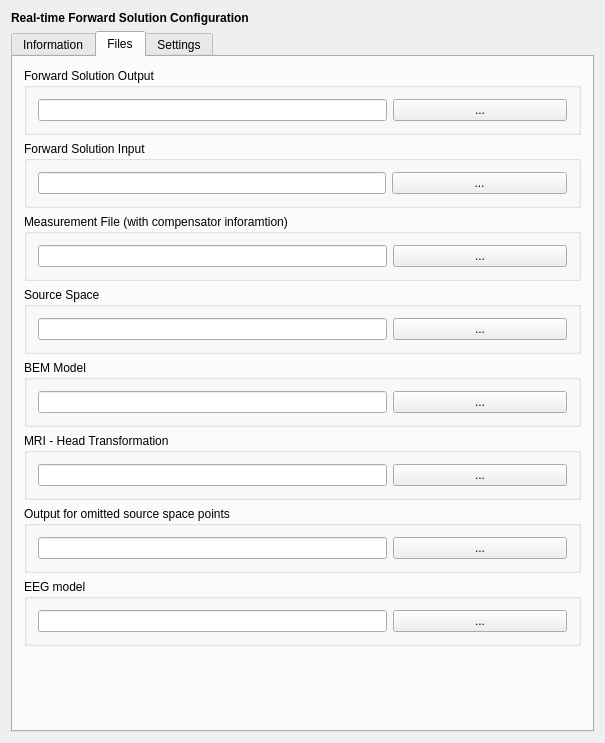
<?xml version="1.0" encoding="UTF-8"?>
<ui version="4.0">
 <class>RtFwdSetupWidgetClass</class>
 <widget class="QWidget" name="RtFwdSetupWidgetClass">
  <property name="geometry">
   <rect>
    <x>0</x>
    <y>0</y>
    <width>603</width>
    <height>743</height>
   </rect>
  </property>
  <property name="windowTitle">
   <string>DummySetupWidget</string>
  </property>
  <layout class="QVBoxLayout" name="verticalLayout_4">
   <item>
    <widget class="QLabel" name="m_qLabel_Headline">
     <property name="font">
      <font>
       <weight>75</weight>
       <bold>true</bold>
      </font>
     </property>
     <property name="text">
      <string>Real-time Forward Solution Configuration</string>
     </property>
    </widget>
   </item>
   <item>
    <widget class="QTabWidget" name="tabWidget">
     <property name="sizePolicy">
      <sizepolicy hsizetype="Maximum" vsizetype="Expanding">
       <horstretch>0</horstretch>
       <verstretch>0</verstretch>
      </sizepolicy>
     </property>
     <property name="toolTip">
      <string>&lt;html&gt;&lt;head/&gt;&lt;body&gt;&lt;p&gt;s&lt;/p&gt;&lt;/body&gt;&lt;/html&gt;</string>
     </property>
     <property name="currentIndex">
      <number>1</number>
     </property>
     <widget class="QWidget" name="Information">
      <attribute name="title">
       <string>Information</string>
      </attribute>
      <layout class="QVBoxLayout" name="verticalLayout">
       <item>
        <widget class="QTextBrowser" name="m_qTextBrowser_Information">
         <property name="html">
          <string>&lt;!DOCTYPE HTML PUBLIC &quot;-//W3C//DTD HTML 4.0//EN&quot; &quot;http://www.w3.org/TR/REC-html40/strict.dtd&quot;&gt;
&lt;html&gt;&lt;head&gt;&lt;meta name=&quot;qrichtext&quot; content=&quot;1&quot; /&gt;&lt;style type=&quot;text/css&quot;&gt;
p, li { white-space: pre-wrap; }
&lt;/style&gt;&lt;/head&gt;&lt;body style=&quot; font-family:'Ubuntu'; font-size:11pt; font-weight:400; font-style:normal;&quot;&gt;
&lt;p style=&quot; margin-top:0px; margin-bottom:0px; margin-left:0px; margin-right:0px; -qt-block-indent:0; text-indent:0px;&quot;&gt;&lt;span style=&quot; font-family:'MS Shell Dlg 2'; font-size:8pt; font-weight:600;&quot;&gt;Description:&lt;/span&gt;&lt;/p&gt;
&lt;p style=&quot; margin-top:0px; margin-bottom:0px; margin-left:0px; margin-right:0px; -qt-block-indent:0; text-indent:0px;&quot;&gt;&lt;span style=&quot; font-family:'MS Shell Dlg 2'; font-size:8pt;&quot;&gt;This plugin calculates a forward solution for a given BEM model and source space. The forward solution can be updated to a new head position, once connected to the HPI plugin.&lt;/span&gt;&lt;/p&gt;
&lt;p style=&quot;-qt-paragraph-type:empty; margin-top:0px; margin-bottom:0px; margin-left:0px; margin-right:0px; -qt-block-indent:0; text-indent:0px; font-family:'MS Shell Dlg 2'; font-size:8pt;&quot;&gt;&lt;br /&gt;&lt;/p&gt;
&lt;p style=&quot; margin-top:0px; margin-bottom:0px; margin-left:0px; margin-right:0px; -qt-block-indent:0; text-indent:0px;&quot;&gt;&lt;span style=&quot; font-family:'MS Shell Dlg 2'; font-size:8pt; font-weight:600;&quot;&gt;How to setup this plugin?&lt;/span&gt;&lt;/p&gt;
&lt;p style=&quot; margin-top:0px; margin-bottom:0px; margin-left:0px; margin-right:0px; -qt-block-indent:0; text-indent:0px;&quot;&gt;&lt;span style=&quot; font-family:'MS Shell Dlg 2'; font-size:8pt;&quot;&gt;1. Load the minimum required files (bem model, source space, measurement file ).&lt;/span&gt;&lt;/p&gt;
&lt;p style=&quot; margin-top:0px; margin-bottom:0px; margin-left:0px; margin-right:0px; -qt-block-indent:0; text-indent:0px;&quot;&gt;&lt;span style=&quot; font-family:'MS Shell Dlg 2'; font-size:8pt;&quot;&gt;2. Specify the settings for your forward solution. At minimum compute MEG or EEG.&lt;/span&gt;&lt;/p&gt;
&lt;p style=&quot;-qt-paragraph-type:empty; margin-top:0px; margin-bottom:0px; margin-left:0px; margin-right:0px; -qt-block-indent:0; text-indent:0px; font-family:'MS Shell Dlg 2'; font-size:8pt;&quot;&gt;&lt;br /&gt;&lt;/p&gt;
&lt;p style=&quot; margin-top:0px; margin-bottom:0px; margin-left:0px; margin-right:0px; -qt-block-indent:0; text-indent:0px;&quot;&gt;&lt;span style=&quot; font-family:'MS Shell Dlg 2'; font-size:8pt; font-weight:600;&quot;&gt;How to control this plugin during the measurement?&lt;/span&gt;&lt;/p&gt;
&lt;p style=&quot; margin-top:0px; margin-bottom:0px; margin-left:0px; margin-right:0px; -qt-block-indent:0; text-indent:0px;&quot;&gt;&lt;span style=&quot; font-family:'MS Shell Dlg 2'; font-size:8pt;&quot;&gt;All control elements can be found in the QuickControlView's Forward Solution tab. Here you can choose if you want to recompute while connected to the Hpi plugin &lt;/span&gt;&lt;/p&gt;
&lt;p style=&quot;-qt-paragraph-type:empty; margin-top:0px; margin-bottom:0px; margin-left:0px; margin-right:0px; -qt-block-indent:0; text-indent:0px; font-family:'MS Shell Dlg 2'; font-size:8pt;&quot;&gt;&lt;br /&gt;&lt;/p&gt;
&lt;p style=&quot; margin-top:0px; margin-bottom:0px; margin-left:0px; margin-right:0px; -qt-block-indent:0; text-indent:0px;&quot;&gt;&lt;span style=&quot; font-family:'MS Shell Dlg 2'; font-size:8pt; font-weight:600;&quot;&gt;Input data type:&lt;/span&gt;&lt;/p&gt;
&lt;p style=&quot; margin-top:0px; margin-bottom:0px; margin-left:0px; margin-right:0px; -qt-block-indent:0; text-indent:0px;&quot;&gt;&lt;span style=&quot; font-family:'MS Shell Dlg 2'; font-size:8pt;&quot;&gt;This plugin needs a FiffInfo which can be provided by a sensor or hpi plugin. It also allows hpi fitting results for head position updates from the hpi plugin.&lt;/span&gt;&lt;/p&gt;
&lt;p style=&quot;-qt-paragraph-type:empty; margin-top:0px; margin-bottom:0px; margin-left:0px; margin-right:0px; -qt-block-indent:0; text-indent:0px; font-family:'MS Shell Dlg 2'; font-size:8pt;&quot;&gt;&lt;br /&gt;&lt;/p&gt;
&lt;p style=&quot; margin-top:0px; margin-bottom:0px; margin-left:0px; margin-right:0px; -qt-block-indent:0; text-indent:0px;&quot;&gt;&lt;span style=&quot; font-family:'MS Shell Dlg 2'; font-size:8pt; font-weight:600;&quot;&gt;Output data type:&lt;/span&gt;&lt;/p&gt;
&lt;p style=&quot; margin-top:0px; margin-bottom:0px; margin-left:0px; margin-right:0px; -qt-block-indent:0; text-indent:0px;&quot;&gt;&lt;span style=&quot; font-family:'MS Shell Dlg 2'; font-size:8pt;&quot;&gt;This plugin provides a forward solution, which can be clustered if required.&lt;/span&gt;&lt;/p&gt;&lt;/body&gt;&lt;/html&gt;</string>
         </property>
        </widget>
       </item>
      </layout>
     </widget>
     <widget class="QWidget" name="Files">
      <attribute name="title">
       <string>Files</string>
      </attribute>
      <layout class="QVBoxLayout" name="verticalLayout_2" stretch="0,0,0,0,0,0,0,0,0">
       <property name="bottomMargin">
        <number>9</number>
       </property>
       <item>
        <widget class="QGroupBox" name="m_qGroupBox_Sol">
         <property name="title">
          <string>Forward Solution Output</string>
         </property>
         <property name="flat">
          <bool>false</bool>
         </property>
         <layout class="QGridLayout" name="m_qGridLayout_Fwd">
          <item row="0" column="2">
           <widget class="QPushButton" name="m_qPushButton_SolNameDialog">
            <property name="text">
             <string>...</string>
            </property>
           </widget>
          </item>
          <item row="0" column="0" colspan="2">
           <widget class="QLineEdit" name="m_qLineEdit_SolName">
            <property name="minimumSize">
             <size>
              <width>140</width>
              <height>0</height>
             </size>
            </property>
            <property name="text">
             <string/>
            </property>
           </widget>
          </item>
         </layout>
        </widget>
       </item>
       <item>
        <widget class="QGroupBox" name="m_qGroupBox_InputSol">
         <property name="title">
          <string>Forward Solution Input</string>
         </property>
         <layout class="QGridLayout" name="gridLayout_2">
          <item row="0" column="0">
           <widget class="QLineEdit" name="m_qLineEdit_InputSolName">
            <property name="minimumSize">
             <size>
              <width>140</width>
              <height>0</height>
             </size>
            </property>
           </widget>
          </item>
          <item row="0" column="1">
           <widget class="QPushButton" name="m_qPushButton_InputSolNameDialog">
            <property name="minimumSize">
             <size>
              <width>175</width>
              <height>0</height>
             </size>
            </property>
            <property name="text">
             <string>...</string>
            </property>
           </widget>
          </item>
         </layout>
        </widget>
       </item>
       <item>
        <widget class="QGroupBox" name="m_qGroupBox_Meas">
         <property name="title">
          <string>Measurement File (with compensator inforamtion)</string>
         </property>
         <property name="flat">
          <bool>false</bool>
         </property>
         <layout class="QGridLayout" name="m_qGridLayout_Fwd_8">
          <item row="0" column="0" colspan="2">
           <widget class="QLineEdit" name="m_qLineEdit_MeasName">
            <property name="minimumSize">
             <size>
              <width>140</width>
              <height>0</height>
             </size>
            </property>
            <property name="text">
             <string/>
            </property>
           </widget>
          </item>
          <item row="0" column="2">
           <widget class="QPushButton" name="m_qPushButton_MeasNameDialog">
            <property name="text">
             <string>...</string>
            </property>
           </widget>
          </item>
         </layout>
        </widget>
       </item>
       <item>
        <widget class="QGroupBox" name="m_qGroupBox_Source">
         <property name="title">
          <string>Source Space</string>
         </property>
         <property name="flat">
          <bool>false</bool>
         </property>
         <layout class="QGridLayout" name="m_qGridLayout_Fwd_2">
          <item row="0" column="0" colspan="2">
           <widget class="QLineEdit" name="m_qLineEdit_SourceName">
            <property name="minimumSize">
             <size>
              <width>140</width>
              <height>0</height>
             </size>
            </property>
           </widget>
          </item>
          <item row="0" column="2">
           <widget class="QPushButton" name="m_qPushButton_SourceNameDialog">
            <property name="text">
             <string>...</string>
            </property>
           </widget>
          </item>
         </layout>
        </widget>
       </item>
       <item>
        <widget class="QGroupBox" name="m_qGroupBox_Bem">
         <property name="title">
          <string>BEM Model</string>
         </property>
         <property name="flat">
          <bool>false</bool>
         </property>
         <layout class="QGridLayout" name="m_qGridLayout_Fwd_3">
          <item row="0" column="2">
           <widget class="QPushButton" name="m_qPushButton_BemNameDialog">
            <property name="text">
             <string>...</string>
            </property>
           </widget>
          </item>
          <item row="0" column="0" colspan="2">
           <widget class="QLineEdit" name="m_qLineEdit_BemName">
            <property name="minimumSize">
             <size>
              <width>140</width>
              <height>0</height>
             </size>
            </property>
           </widget>
          </item>
         </layout>
        </widget>
       </item>
       <item>
        <widget class="QGroupBox" name="m_qGroupBox_Mri">
         <property name="title">
          <string>MRI - Head Transformation</string>
         </property>
         <property name="flat">
          <bool>false</bool>
         </property>
         <layout class="QGridLayout" name="m_qGridLayout_Fwd_4">
          <item row="0" column="0" colspan="2">
           <widget class="QLineEdit" name="m_qLineEdit_MriName">
            <property name="minimumSize">
             <size>
              <width>140</width>
              <height>0</height>
             </size>
            </property>
           </widget>
          </item>
          <item row="0" column="2">
           <widget class="QPushButton" name="m_qPushButton_MriNameDialog">
            <property name="text">
             <string>...</string>
            </property>
           </widget>
          </item>
         </layout>
        </widget>
       </item>
       <item>
        <widget class="QGroupBox" name="m_qGroupBox_MinDistOut">
         <property name="title">
          <string>Output for omitted source space points</string>
         </property>
         <property name="flat">
          <bool>false</bool>
         </property>
         <layout class="QGridLayout" name="m_qGridLayout_Fwd_5">
          <item row="0" column="0" colspan="2">
           <widget class="QLineEdit" name="m_qLineEdit_MinDistName">
            <property name="minimumSize">
             <size>
              <width>140</width>
              <height>0</height>
             </size>
            </property>
           </widget>
          </item>
          <item row="0" column="2">
           <widget class="QPushButton" name="m_qPushButton_MinDistOutDialog">
            <property name="text">
             <string>...</string>
            </property>
           </widget>
          </item>
         </layout>
        </widget>
       </item>
       <item>
        <widget class="QGroupBox" name="m_qGroupBox_EEGModel">
         <property name="title">
          <string>EEG model</string>
         </property>
         <property name="flat">
          <bool>false</bool>
         </property>
         <layout class="QGridLayout" name="m_qGridLayout_Fwd_7">
          <item row="0" column="0" colspan="2">
           <widget class="QLineEdit" name="m_qLineEdit_EEGModelFile">
            <property name="minimumSize">
             <size>
              <width>140</width>
              <height>0</height>
             </size>
            </property>
           </widget>
          </item>
          <item row="0" column="2">
           <widget class="QPushButton" name="m_qPushButton_EEGModelFileDialog">
            <property name="text">
             <string>...</string>
            </property>
           </widget>
          </item>
         </layout>
        </widget>
       </item>
       <item>
        <spacer name="verticalSpacer">
         <property name="orientation">
          <enum>Qt::Vertical</enum>
         </property>
         <property name="sizeHint" stdset="0">
          <size>
           <width>557</width>
           <height>19</height>
          </size>
         </property>
        </spacer>
       </item>
      </layout>
     </widget>
     <widget class="QWidget" name="Settings">
      <attribute name="title">
       <string>Settings</string>
      </attribute>
      <layout class="QVBoxLayout" name="verticalLayout_6">
       <item>
        <widget class="QCheckBox" name="m_check_bIncludeMeg">
         <property name="text">
          <string>Compute MEG Solution</string>
         </property>
        </widget>
       </item>
       <item>
        <widget class="QCheckBox" name="m_check_bIncludeEEG">
         <property name="text">
          <string>Compute EEG Solution</string>
         </property>
        </widget>
       </item>
       <item>
        <widget class="QCheckBox" name="m_check_bComputeGrad">
         <property name="text">
          <string>Compute Gradient Solution</string>
         </property>
        </widget>
       </item>
       <item>
        <widget class="QCheckBox" name="m_check_bFixedOri">
         <property name="text">
          <string>Fixed Orientation</string>
         </property>
        </widget>
       </item>
       <item>
        <widget class="QCheckBox" name="m_check_bAccurate">
         <property name="text">
          <string>Acurate</string>
         </property>
        </widget>
       </item>
       <item>
        <widget class="QCheckBox" name="m_check_bCoordframe">
         <property name="text">
          <string>Compute in MRI space (else Head space)</string>
         </property>
        </widget>
       </item>
       <item>
        <widget class="QCheckBox" name="m_check_bUseThreads">
         <property name="text">
          <string>Use threads</string>
         </property>
        </widget>
       </item>
       <item>
        <widget class="QCheckBox" name="m_check_bDoAll">
         <property name="text">
          <string>Calculate forward solution in all nodes</string>
         </property>
        </widget>
       </item>
       <item>
        <widget class="QCheckBox" name="m_check_bMriHeadIdent">
         <property name="text">
          <string>Identical head- and MRI- space</string>
         </property>
        </widget>
       </item>
       <item>
        <widget class="QCheckBox" name="m_check_bFilterSpaces">
         <property name="text">
          <string>Filter Source Spaces</string>
         </property>
        </widget>
       </item>
       <item>
        <widget class="QCheckBox" name="m_check_bScaleEegPos">
         <property name="text">
          <string>Scale Electrode Positions</string>
         </property>
        </widget>
       </item>
       <item>
        <widget class="QCheckBox" name="m_check_bUseEquivEeg">
         <property name="text">
          <string>Use equivalent source approach for EEG</string>
         </property>
        </widget>
       </item>
       <item>
        <widget class="QGroupBox" name="distance">
         <property name="title">
          <string>Minimum distance skull &lt;-&gt; source [mm]</string>
         </property>
         <layout class="QVBoxLayout" name="verticalLayout_3">
          <item>
           <widget class="QDoubleSpinBox" name="m_doubleSpinBox_dMinDist">
            <property name="decimals">
             <number>1</number>
            </property>
           </widget>
          </item>
         </layout>
        </widget>
       </item>
       <item>
        <widget class="QGroupBox" name="EegScalpRadius">
         <property name="title">
          <string>EEG scalp radius of sphere model [mm]</string>
         </property>
         <layout class="QVBoxLayout" name="verticalLayout_5">
          <item>
           <widget class="QDoubleSpinBox" name="m_doubleSpinBox_dEegSphereRad">
            <property name="decimals">
             <number>1</number>
            </property>
            <property name="maximum">
             <double>500.000000000000000</double>
            </property>
            <property name="singleStep">
             <double>1.000000000000000</double>
            </property>
           </widget>
          </item>
         </layout>
        </widget>
       </item>
       <item>
        <widget class="QGroupBox" name="EEGModelOrigin">
         <property name="title">
          <string>Sphere Model Origin (x,y,z) [mm]</string>
         </property>
         <layout class="QGridLayout" name="gridLayout">
          <item row="0" column="0">
           <widget class="QDoubleSpinBox" name="m_doubleSpinBox_dVecR0x">
            <property name="decimals">
             <number>1</number>
            </property>
            <property name="minimum">
             <double>-500.000000000000000</double>
            </property>
            <property name="maximum">
             <double>500.000000000000000</double>
            </property>
            <property name="singleStep">
             <double>1.000000000000000</double>
            </property>
           </widget>
          </item>
          <item row="0" column="2">
           <widget class="QDoubleSpinBox" name="m_doubleSpinBox_dVecR0z">
            <property name="decimals">
             <number>1</number>
            </property>
            <property name="minimum">
             <double>-500.000000000000000</double>
            </property>
            <property name="maximum">
             <double>500.000000000000000</double>
            </property>
            <property name="singleStep">
             <double>1.000000000000000</double>
            </property>
           </widget>
          </item>
          <item row="0" column="1">
           <widget class="QDoubleSpinBox" name="m_doubleSpinBox_dVecR0y">
            <property name="decimals">
             <number>1</number>
            </property>
            <property name="minimum">
             <double>-500.000000000000000</double>
            </property>
            <property name="maximum">
             <double>500.000000000000000</double>
            </property>
            <property name="singleStep">
             <double>1.000000000000000</double>
            </property>
           </widget>
          </item>
         </layout>
        </widget>
       </item>
       <item>
        <widget class="QGroupBox" name="m_qGroupBox_EEGModelName">
         <property name="title">
          <string>EEG model name</string>
         </property>
         <property name="flat">
          <bool>false</bool>
         </property>
         <layout class="QGridLayout" name="m_qGridLayout_Fwd_6">
          <item row="0" column="0" colspan="2">
           <widget class="QLineEdit" name="m_qLineEdit_EEGModelName">
            <property name="minimumSize">
             <size>
              <width>140</width>
              <height>0</height>
             </size>
            </property>
           </widget>
          </item>
         </layout>
        </widget>
       </item>
       <item>
        <spacer name="verticalSpacer_2">
         <property name="orientation">
          <enum>Qt::Vertical</enum>
         </property>
         <property name="sizeHint" stdset="0">
          <size>
           <width>20</width>
           <height>40</height>
          </size>
         </property>
        </spacer>
       </item>
      </layout>
     </widget>
    </widget>
   </item>
  </layout>
 </widget>
 <layoutdefault spacing="6" margin="11"/>
 <resources/>
 <connections/>
</ui>
